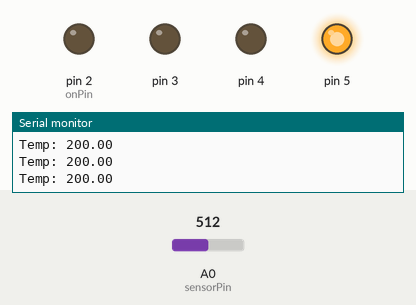
Recording of a sketch running on a simulated Arduino Uno, built with avr-gcc and run on an emulated ATmega328P. Parts: output pins drawn as LEDs (lit = HIGH), the last lines printed to the serial monitor. The inputs (shaded band) are chosen by the test bench; at power-on: A0 (sensorPin) = 512.

Above: at 1.6 s.
1.7 s: A0 (sensorPin) set to 172
3.2 s: A0 (sensorPin) set to 159
At 3.9 s:
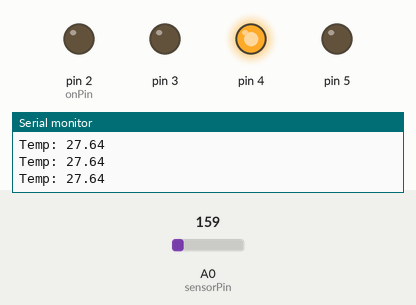
4.7 s: A0 (sensorPin) set to 122
At 5.4 s:
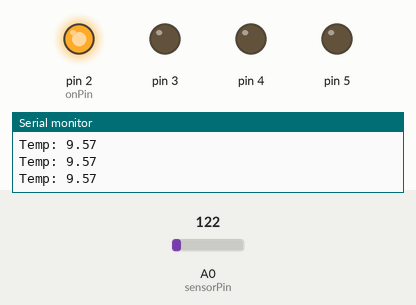
6.2 s: A0 (sensorPin) set to 306
At 6.9 s:
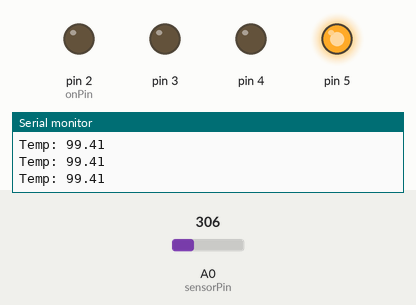
7.7 s: A0 (sensorPin) set to 0
At 8.4 s:
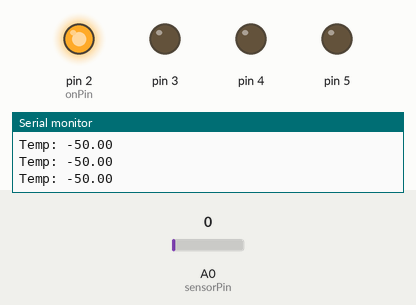
Timing chart, 0 to 10.2 s (numbered marks = the images above; inputs shaded):
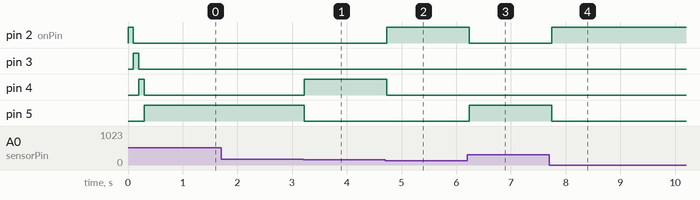

The sketch:

love-o-meter.ino
```cpp
const int sensorPin = A0;
const float baselineTemp = 24.0;

void setup() {
  Serial.begin(9600);

  for (int pinNumber = 2; pinNumber < 6; pinNumber++) {
    pinMode(pinNumber, OUTPUT);
    digitalWrite(pinNumber, HIGH);
    delay(100);
    digitalWrite(pinNumber, LOW);
  }
}

void loop() {
  int sensorVal = analogRead(sensorPin);
  float voltage = (sensorVal / 1024.0) * 5.0;
  float temperature = (voltage - .5) * 100;

  Serial.print("Temp: ");
  Serial.print(temperature);
  Serial.print("\n");

  /**
   * 2 - Blue
   * 3 - Green
   * 4 - Yellow
   * 5 - Red
   */
  int onPin = 2;

  if (temperature >= baselineTemp + 4) {
    onPin = 5;
  } else if (temperature >= baselineTemp + 2) {
    onPin = 4;
  } else if (temperature >= baselineTemp) {
    onPin = 3;
  } else {
    onPin = 2;
  }

  for (int i = 2; i < 6; i++) {
    if (i == onPin) {
      digitalWrite(i, HIGH);
    } else {
      digitalWrite(i, LOW);
    }
  }

  delay(100);
}
```

Measured:
- the behaviour switches between 160 and 159 on A0 (sensorPin) (found by bisection; images 0 and 1)
- after the input at 3.2 s, pin 4: LOW → HIGH at once; pin 5: HIGH → LOW at once
- after the input at 4.7 s, pin 2 (onPin): LOW → HIGH at once; pin 4: HIGH → LOW at once
- after the input at 6.2 s, pin 2 (onPin): HIGH → LOW at once; pin 5: LOW → HIGH at once
- after the input at 7.7 s, pin 2 (onPin): LOW → HIGH after 0.05 s; pin 5: HIGH → LOW after 0.05 s
